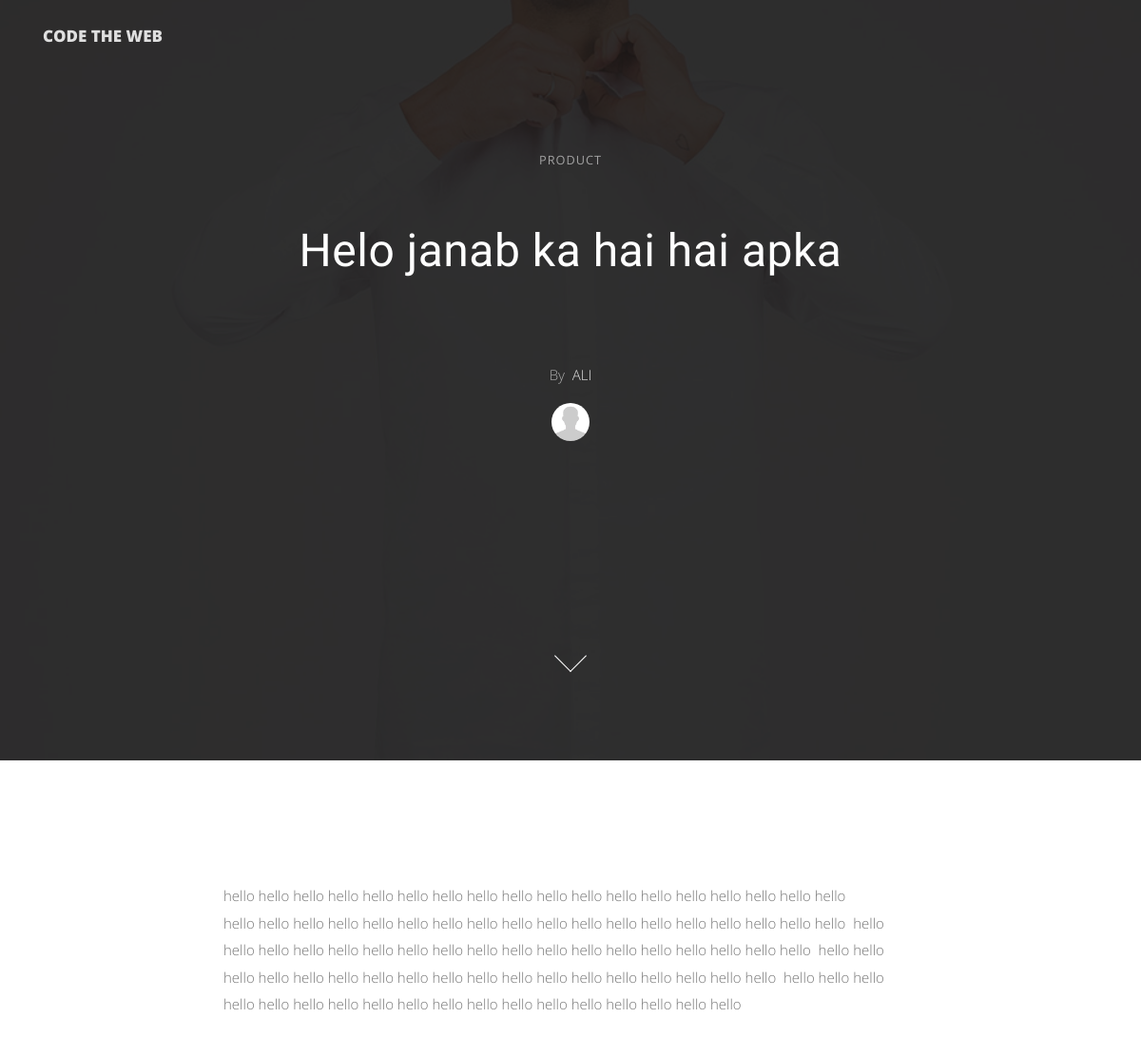
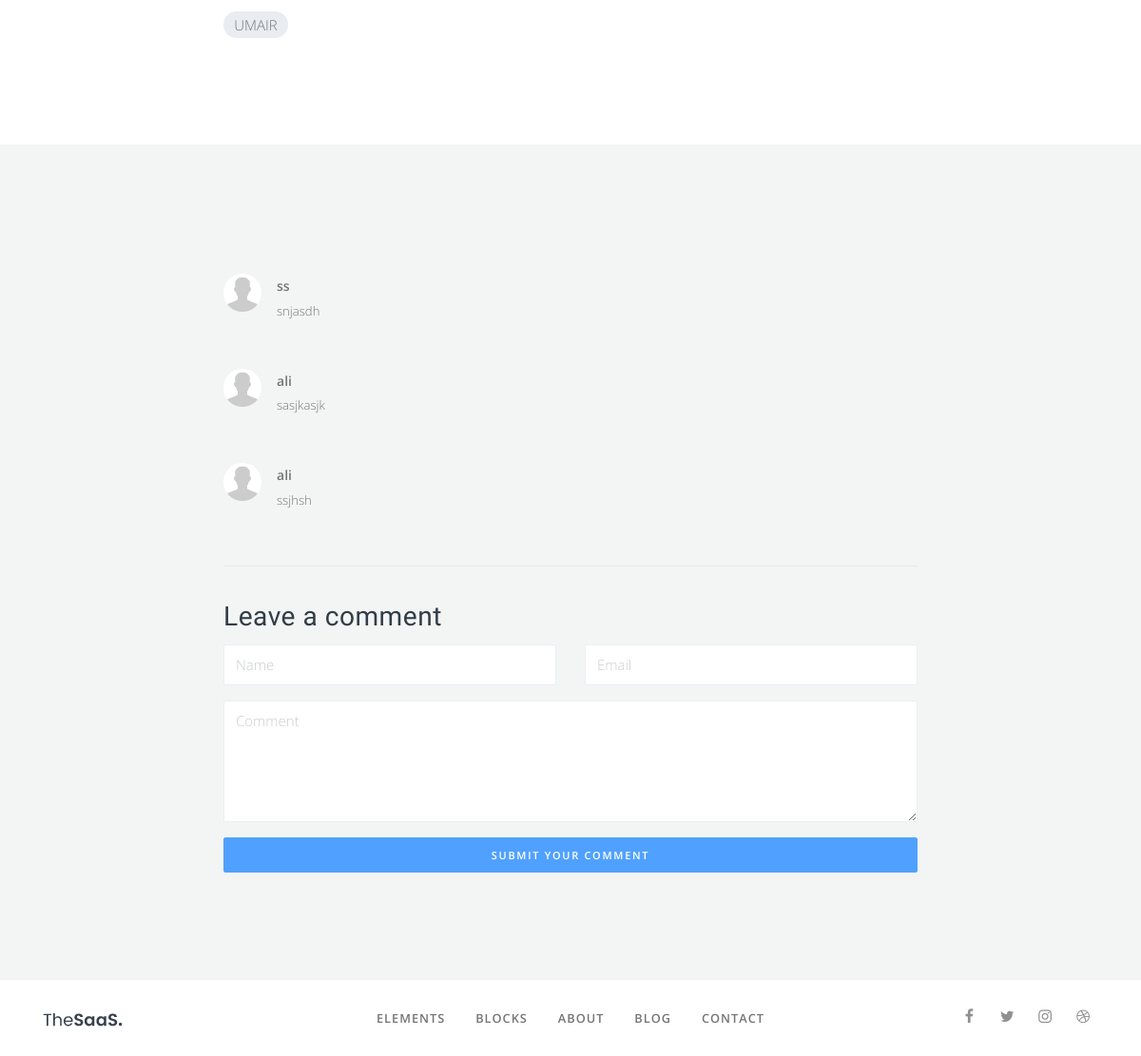
The app's page /show-post.php?p_id=27 with its own data (2 pictures, top to bottom).
### tables this page shows
CREATE TABLE `posts` (
  `post_id` int(11) NOT NULL,
  `category_id` int(11) NOT NULL,
  `post_title` varchar(255) NOT NULL,
  `post_author` varchar(255) NOT NULL,
  `post_date` date NOT NULL,
  `post_image` varchar(255) NOT NULL,
  `post_content` text NOT NULL,
  `post_tags` text NOT NULL,
  `post_comment_count` int(11) NOT NULL,
  `post_status` varchar(255) NOT NULL DEFAULT 'draft',
  `post_time` timestamp NOT NULL DEFAULT current_timestamp()
);

CREATE TABLE `comments` (
  `c_id` int(11) NOT NULL,
  `comment_post_id` int(11) NOT NULL,
  `comment_author` varchar(255) NOT NULL,
  `comment_email` varchar(255) NOT NULL,
  `comment_content` text NOT NULL,
  `comment_status` tinyint(1) NOT NULL,
  `comment_time` timestamp NOT NULL DEFAULT current_timestamp()
);

### config/db.php (called while the page is built, shortened)
<?php
$con = mysqli_connect(DB_HOST, DB_USER, DB_PASS, DB_NAME);
  function query($query)
  {
      global $con;
      return mysqli_query($con, $query);
  }
  function fetch_array($result)
  {
      return mysqli_fetch_array($result);
  }
?>

### show-post.php (the view, shortened to what this page needs)
<?php require_once 'config/init.php'; ?>
<!DOCTYPE html>
<html lang="en">
<head>
  <link href="assets/css/page.css" rel="stylesheet">
  <link href="assets/css/style.css" rel="stylesheet">
</head>
<body>
  <nav class="navbar navbar-expand-lg navbar-light navbar-stick-dark" data-navbar="sticky">
    <div class="container">
      <div class="navbar-left">
        <a class="navbar-brand text-white font-weight-900 text-uppercase" href="index.php">
          Code The Web
        </a>
      </div>
    </div>
  </nav>
    <?php
if (isset($_GET['p_id'])) {
 $the_post_id = $_GET['p_id'];
 $sql = "SELECT * FROM posts WHERE post_id = '$the_post_id' ";
 $execute = query($sql);
 while ($row = fetch_array($execute)) {
  $post_title = $row['post_title'];
  $post_author = $row['post_author'];
  $post_image = $row['post_image'];
  $post_content = $row['post_content'];
  $post_tags = $row['post_tags'];
 }
}
?>
  <header class="header text-white h-fullscreen pb-80" style="background-image: url(assets/img/thumb/<?php echo $post_image; ?>);"
    data-overlay="9">
    <div class="container text-center">
      <div class="row h-100">
        <div class="col-lg-8 mx-auto align-self-center">
          <p class="opacity-70 text-uppercase small ls-1">Product</p>
          <h1 class="display-4 mt-7 mb-8"><?php echo $post_title; ?></h1>
          <p><span class="opacity-70 mr-1">By</span> <a class="text-white" href="#"><?php echo $post_author; ?></a></p>
          <p><img class="avatar avatar-sm" src="assets/img/avatar/2.jpg" alt="..."></p>
        </div>
        <div class="col-12 align-self-end text-center">
          <a class="scroll-down-1 scroll-down-white" href="#section-content"><span></span></a>
        </div>
      </div>
    </div>
  </header>
  <main class="main-content">
    <div class="section" id="section-content">
      <div class="container">
        <div class="row">
          <div class="col-lg-8 mx-auto">
            <p> <?php echo nl2br($post_content); ?> </p>
          </div>
        </div>
    <div class="row">
      <div class="col-lg-8 mx-auto" >
      <div class="gap-xy-2 mt-6">
                <a class="badg badge-pill badge-secondary" href="#"><?php echo $post_tags; ?></a>
              </div>
      </div>
    </div>
      </div>
    </div>
    <div class="section bg-gray">
      <div class="container">
        <div class="row">
          <div class="col-lg-8 mx-auto">
          <?php
$sql_com = " SELECT * FROM comments WHERE comment_post_id = '$the_post_id' AND comment_status = 1 ORDER BY c_id DESC";
$execute_com = query($sql_com);
while($row = fetch_array($execute_com)) {
?>
            <div class="media-list">
              <div class="media">
                <img class="avatar avatar-sm mr-4" src="assets/img/avatar/1.jpg" alt="...">
                <div class="media-body">
                  <div class="small-1">
                    <strong><?php echo $row['comment_author']; ?></strong>
                  </div>
                  <p class="small-2 mb-0"><?php echo $row['comment_content']; ?></p>
                </div>
              </div>
            </div>
            <?php } ?>
            <hr>
            <h3> Leave a comment </h3>
            <form action="" method="POST">
              <div class="row">
                <div class="form-group col-12 col-md-6">
                  <input class="form-control" type="text" name="c-author" required placeholder="Name">
                </div>
                <div class="form-group col-12 col-md-6">
                  <input class="form-control" type="email" required name="c-email"  placeholder="Email">
                </div>
              </div>
              <div class="form-group">
                <textarea class="form-control" placeholder="Comment" required rows="4" name="c-content" ></textarea>
              </div>
              <button class="btn btn-primary btn-block" name="add-com" type="submit">Submit your comment</button>
            </form>
          </div>
        </div>
      </div>
    </div>
  </main>
  <?php include 'includes/footer.php'; ?>

### show-post.php (style rules this page uses)
body { background-color: #FFFFFF !important; }

### records on screen
posts: post_image (picture), post_title "Helo janab ka hai hai apka", post_author "ALI", post_content "hello hello hello hello hello hello hello hello hello hello hello hello hello hello hello hello hello hello hello hello hello hello hello hello hello hello hello hello hello hello hello hello hello hello hello hello hello hello hello hello hello hello hello hello hello hello hello hello hello hello hello hello hello hello hello hello hello hello hello hello hello hello hello hello hello hello hello hello hello hello hello hello hello hello hello hello hello hello hello hello hello hello hello hello hello hello hello hello hello hello", post_tags "UMAIR"
comments: comment_author "ss", comment_content "snjasdh"
comments: comment_author "ali", comment_content "sasjkasjk"
comments: comment_author "ali", comment_content "ssjhsh"
